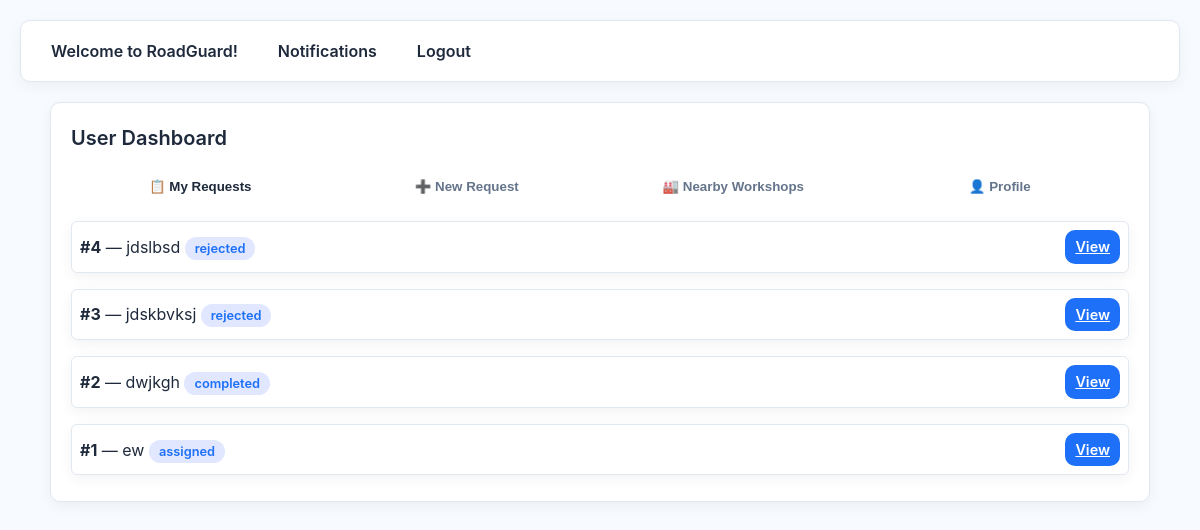
Page /user/dashboard (signed in) on the earlier database version.
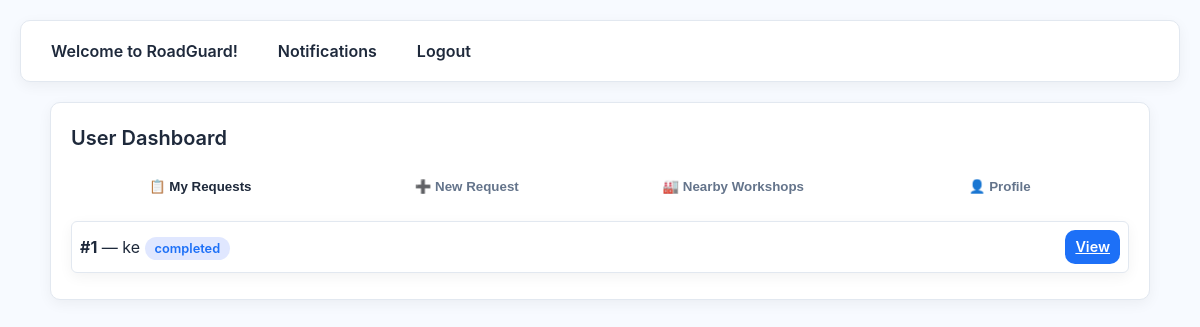
Same page on the later database version.
### app.py (models this page shows)
class ServiceRequest(db.Model):
    id = db.Column(db.Integer, primary_key=True)
    user_id = db.Column(db.Integer, db.ForeignKey('user.id'))
    title = db.Column(db.String(200))
    description = db.Column(db.Text)
    lat = db.Column(db.Float)
    lng = db.Column(db.Float)
    status = db.Column(db.String(50), default='Submitted')
    created_at = db.Column(db.DateTime, default=datetime.utcnow)
    assigned_mechanic_id = db.Column(db.Integer, db.ForeignKey('user.id'), nullable=True)
    mechanic_response = db.Column(db.Text, nullable=True)
    user = db.relationship("User", foreign_keys=[user_id], backref="requests_made")
    mechanic = db.relationship("User", foreign_keys=[assigned_mechanic_id], backref="requests_taken")

### app.py (the view)
@app.route('/user/dashboard')
@login_required
def user_dashboard():
    if current_user.role != Role.USER.value:
        flash('Unauthorized', 'danger')
        return redirect(url_for('index'))
    requests = ServiceRequest.query.filter_by(user_id=current_user.id).order_by(ServiceRequest.created_at.desc()).all()
    return render_template('user_dashboard.html', requests=requests)

### app.py (called while the page is built)
@login_manager.user_loader
def load_user(user_id):
    return User.query.get(int(user_id))

### templates/user_dashboard.html (shortened to what this page needs)
{% extends 'layout.html' %}
{% block content %}
<div class="card fade-in">
  <h2>User Dashboard</h2>
  <div class="tabs mt-16">
    <button class="tab-btn active" onclick="openTab(event, 'requests')">📋 My Requests</button>
    <button class="tab-btn" onclick="openTab(event, 'new')">➕ New Request</button>
    <button class="tab-btn" onclick="openTab(event, 'workshops')">🏭 Nearby Workshops</button>
    <button class="tab-btn" onclick="openTab(event, 'profile')">👤 Profile</button>
  </div>
  <div id="requests" class="tab-content active mt-16">
    {% if requests %}
      <ul class="simple">
        {% for r in requests %}
        <li class="list-item">
          <div>
            <strong>#{{ r.id }}</strong> — {{ r.title }}
            <span class="badge {{ r.status|lower }}">{{ r.status }}</span>
          </div>
          <a href="{{ url_for('request_detail', req_id=r.id) }}" class="btn small">View</a>
        </li>
        {% endfor %}
      </ul>
    {% else %}
      <div class="empty">No requests yet.</div>
    {% endif %}
  </div>
</div>
{% endblock %}

Differences in the rows shown:
removed ServiceRequest: id "4", title "jdslbsd", status "rejected"
removed ServiceRequest: id "3", title "jdskbvksj", status "rejected"
removed ServiceRequest: id "2", title "dwjkgh", status "completed"
changed ServiceRequest id 1: title "ew" → "ke"; status "assigned" → "completed"
